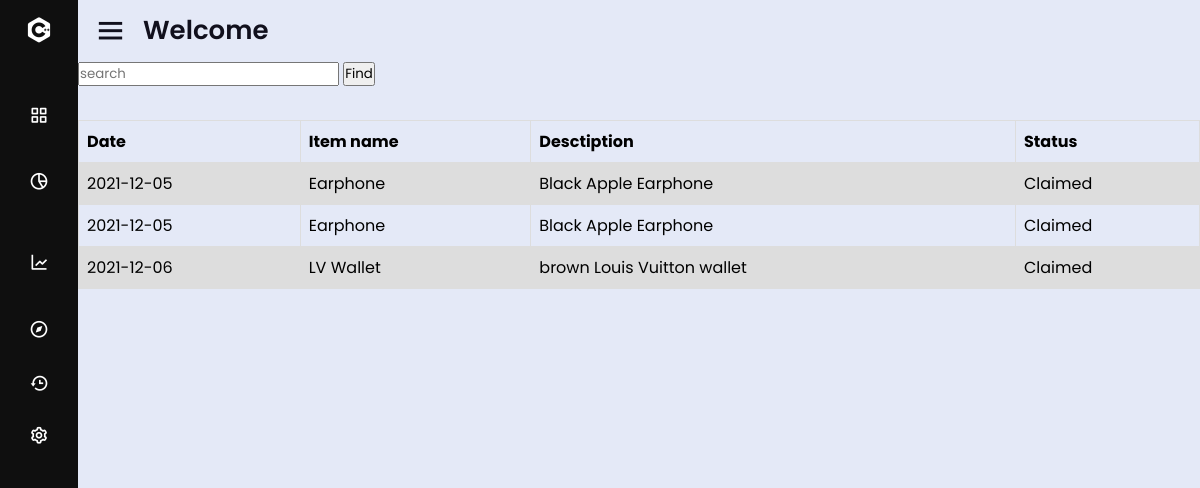
Page /LostAndFound/viewfounditem.php on the committed database.
### tables this page shows
CREATE TABLE `items_table` (
  `id` int(30) NOT NULL,
  `item_name` varchar(100) NOT NULL,
  `description` varchar(1000) NOT NULL,
  `date` date NOT NULL,
  `img_dir` varchar(200) NOT NULL,
  `found` tinyint(1) NOT NULL
);

### LostAndFound/viewfounditem.php (the view)
<?php session_start();
include 'view/navbar.php';
include 'inc/db.inc.php';
                if(isset($_POST['search'])){
                    $searchKey = $_POST['search'];
                    $query = "SELECT * FROM items_table where item_name like '%$searchKey%' or description like '%$searchKey%' ";
                }
                else {
                    $query = "SELECT * FROM items_table where found = true order by date ";
                    $searchKey = "";
                }
                $result = mysqli_query($conn, $query);
?>
    <div>
      <form action="viewlostitem.php" method="post">
        <input type="text" name="search" placeholder="search" value="<?php echo $searchKey?>">
        <input type="submit" name="search-submit" value="Find" >
      </form>
      <table>
         <tr>
              <th>Date</th>
              <th>Item name</th>
              <th>Desctiption</th>
              <th>Status</th>
          </tr>
              <?php
                while($row = mysqli_fetch_array($result))
              {
              ?>
          <tr>
              <td><?php echo $row["date"]; ?></td>
              <td><?php echo $row["item_name"]; ?></td>
              <td><?php echo $row["description"]; ?></td>
              <td><?php echo $row["found"] = true ? "Claimed" :  "Found" ; ?></td>
              </tr>
                <?php
                }
                ?>
      </table>
    </div>
<?php include 'view/navbarClosing.php' ; ?>

### LostAndFound/design/dashboard.css (style rules this page uses)
* { margin: 0; padding: 0; box-sizing: border-box; font-family: 'Poppins', sans-serif; }
form input { margin-bottom: 3%; }
table { font-family: arial, sans-serif; border-collapse: collapse; width: 100%; }
td, th { border: 1px solid #dddddd; text-align: left; padding: 8px; }
tr:nth-child(even) { background-color: #dddddd; }

### rows in the picture
items_table: date "2021-12-05", item_name "Earphone", description "Black Apple Earphone", found "Claimed"
items_table: date "2021-12-05", item_name "Earphone", description "Black Apple Earphone", found "Claimed"
items_table: date "2021-12-06", item_name "LV Wallet", description "brown Louis Vuitton wallet", found "Claimed"
